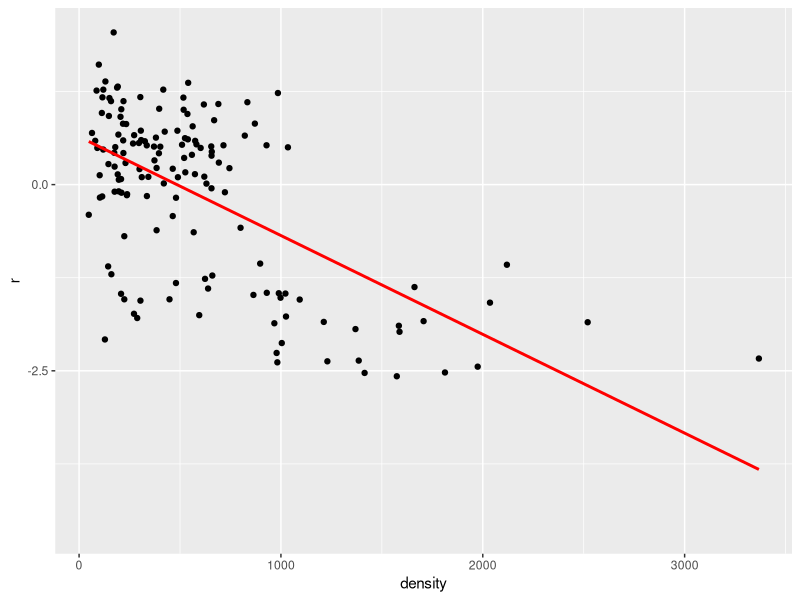
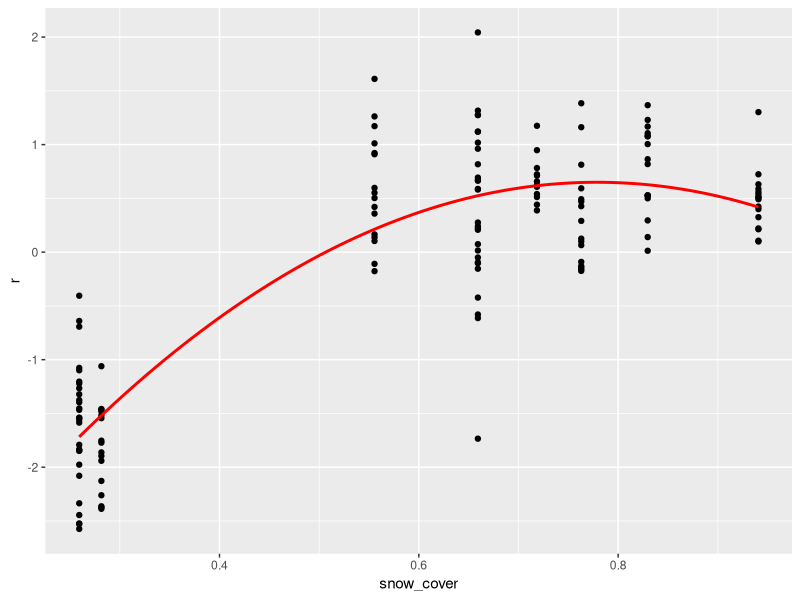
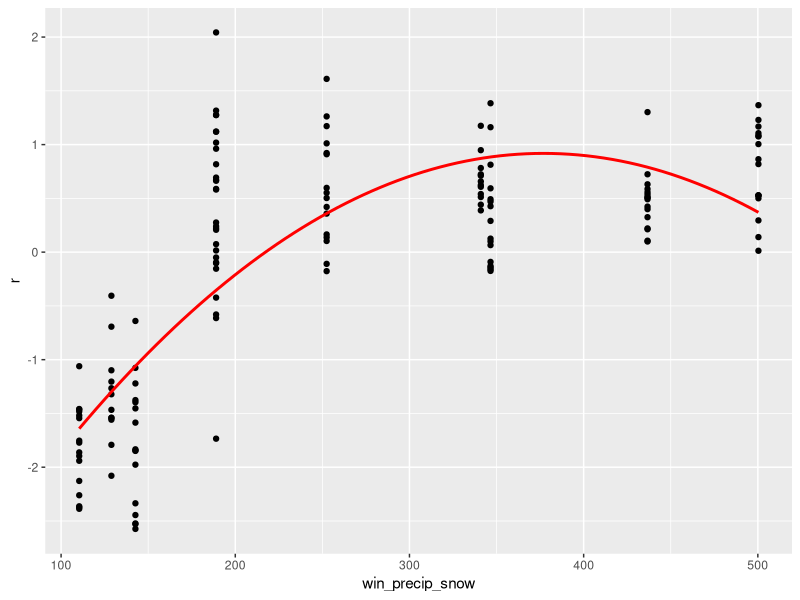
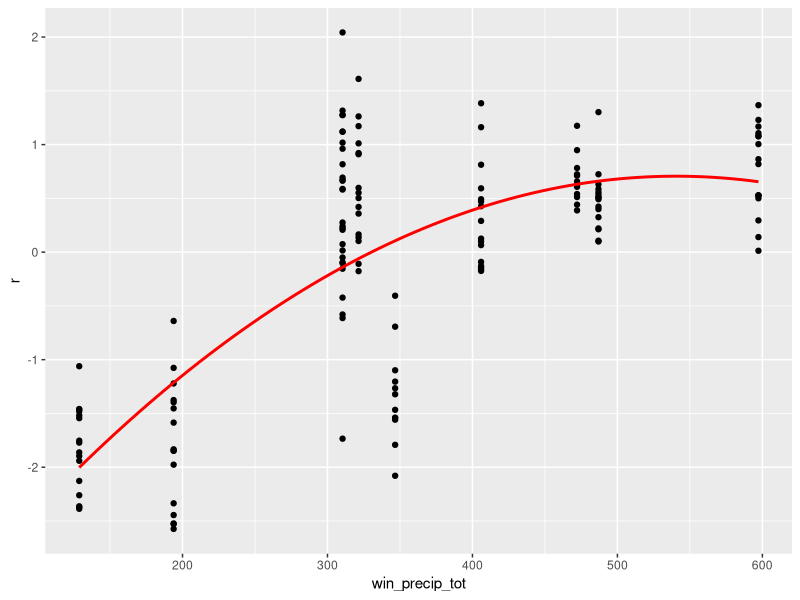
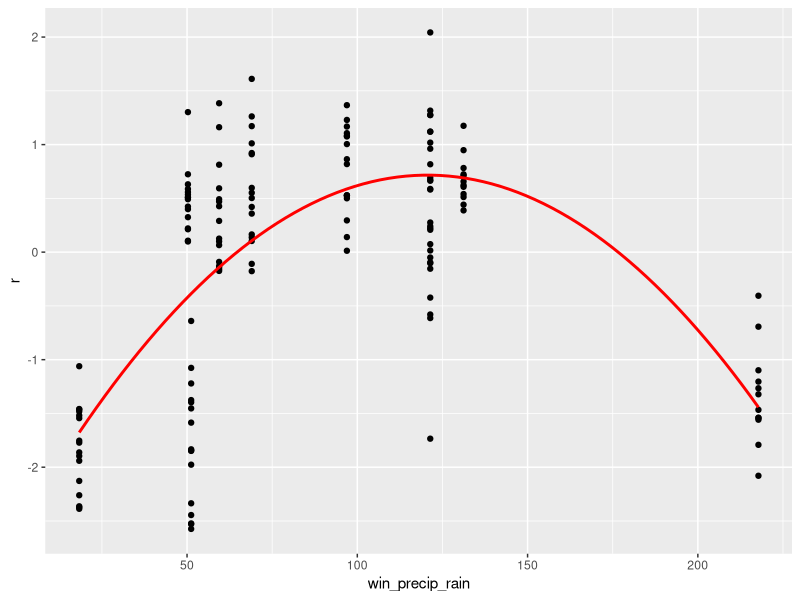
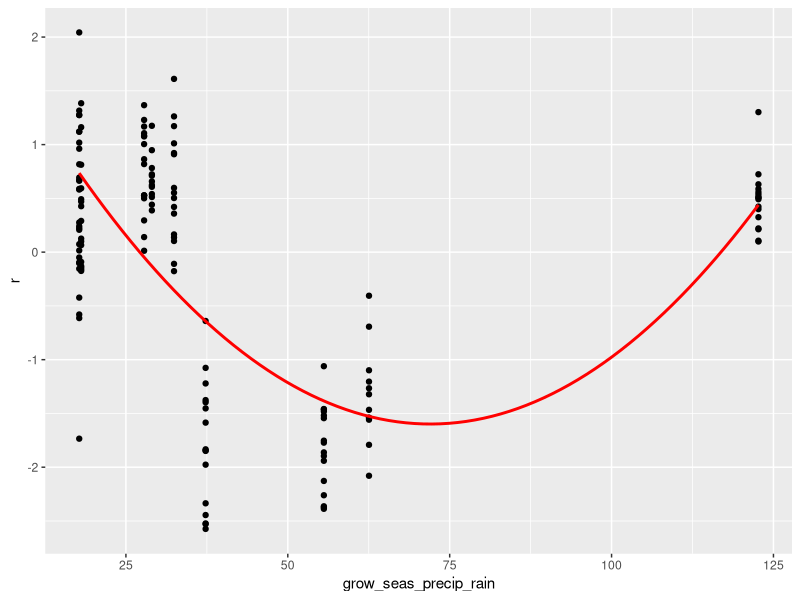

Write the R code that produced these figures, in order.
## ---- chunk 1
knitr::opts_chunk$set(echo = TRUE)
## ---- chunk 2
# Preliminaries -----------------------------------------------------------
library(tidyverse)

# Get input data ----------------------------------------------------------
df <- read.table(file="../CleanData/Bromus_Clean_V2_Aug-28-19.csv",
                 sep=",",header=TRUE,stringsAsFactors=FALSE)
df <- df[,-ncol(df)]                 # remove empty final column
df_clean <- df[complete.cases(df),]  # remove 4 missing lambda

df_preds <- df_clean[,8:18]           # create dataframe of predictor variables
df_clean$r <- log(df_clean$Lambda)    # create response variable r from log(lambda)
## ---- chunk 3
# Function Model Fit ------------------------------------------------------
# inputs: response variable, predictor variable
# outputs: adjusted r2 for linear and quadratic regression models

quad_fit <- function(x=df_clean$Snow.Cover, y=df_clean$r){
  M1 <- summary(lm(y~x))
  M2 <- summary(lm(y~poly(x,2,raw=TRUE)))
  return(c(M1$adj.r.squared,M2$adj.r.squared))
}
# -------------------------------------------------------------------------
# map all predictor variables to quad_fit
summary_df <- map(df_preds,quad_fit,y=df_clean$r)

# put into a summary data frame and add column labels
summary_df <- t(bind_rows(summary_df))
colnames(summary_df) <- c("Linear","Quadratic")
# -------------------------------------------------------------------------
## ---- chunk 4
print(summary_df)
## ---- chunk 5
# best variables are:
# snow.cover (6)
# winter precip snow (7)
# winter precip total (11)
# winter precip rain (8)
# growing season precip rain (3)
# density (1)
best_preds <- df_preds[,c(6,7,11,8,3,1)]
  
y <- df_clean$r
x_1 <- best_preds[,1]
x_2 <- best_preds[,2]
x_3 <- best_preds[,3]
x_4 <- best_preds[,4]
x_5 <- best_preds[,5]
x_6 <- best_preds[,6]

final_df <- data.frame(r=y,
                       snow_cover=x_1,
                       win_precip_snow=x_2,
                       win_precip_tot=x_3,
                       win_precip_rain=x_4,
                       grow_seas_precip_rain=x_5,
                       density=x_6)

model_dd <- summary(lm(data=final_df,r~density))
print(model_dd)
ggplot(data=final_df,aes(x=density,y=r)) +
  geom_point() +
  stat_smooth(method="lm", se=TRUE, fill=NA,
                formula=y ~ poly(x, 1, raw=TRUE),colour="red") 
## ---- chunk 6
model_snow_cover <- summary(lm(data=final_df,r~poly(snow_cover,2)))
print(model_snow_cover)
ggplot(data=final_df,aes(x=snow_cover,y=r)) +
  geom_point() +
  stat_smooth(method="lm", se=TRUE, fill=NA,
                formula=y ~ poly(x, 2, raw=TRUE),colour="red") 
## ---- chunk 7
model_win_precip <- summary(lm(data=final_df,r~poly(win_precip_snow,2)))
print(model_win_precip)
ggplot(data=final_df,aes(x=win_precip_snow,y=r)) +
  geom_point() +
  stat_smooth(method="lm", se=TRUE, fill=NA,
                formula=y ~ poly(x, 2, raw=TRUE),colour="red") 
## ---- chunk 8
model_win_precip_tot <- summary(lm(data=final_df,r~poly(win_precip_tot,2)))
print(model_win_precip_tot)
ggplot(data=final_df,aes(x=win_precip_tot,y=r)) +
  geom_point() +
  stat_smooth(method="lm", se=TRUE, fill=NA,
                formula=y ~ poly(x, 2, raw=TRUE),colour="red") 
## ---- chunk 9
model_win_precip_rain <- summary(lm(data=final_df,r~poly(win_precip_rain,2)))
print(model_win_precip_rain)
ggplot(data=final_df,aes(x=win_precip_rain,y=r)) +
  geom_point() +
  stat_smooth(method="lm", se=TRUE, fill=NA,
                formula=y ~ poly(x, 2, raw=TRUE),colour="red") 
## ---- chunk 10
model_grow_seas_precip_rain <- summary(lm(data=final_df,r~poly(grow_seas_precip_rain,2)))
print(model_grow_seas_precip_rain)
ggplot(data=final_df,aes(x=grow_seas_precip_rain,y=r)) +
  geom_point() +
  stat_smooth(method="lm", se=TRUE, fill=NA,
                formula=y ~ poly(x, 2, raw=TRUE),colour="red") 
## ---- chunk 11
model_saturated <- summary(lm(data=final_df,r~poly(snow_cover,2, raw=TRUE) +
                                              poly(win_precip_snow,2, raw=TRUE) +
                                              poly(win_precip_tot,2, raw=TRUE) +
                                              poly(win_precip_rain,2, raw=TRUE) +
                                              poly(grow_seas_precip_rain,2, raw=TRUE) +
                                              poly(density,1))) 
                                              
print(model_saturated)
## ---- chunk 12
model_reduced <- summary(lm(data=final_df,r~poly(snow_cover,2, raw=TRUE) +
                                              poly(win_precip_snow,2, raw=TRUE) +
                                              poly(win_precip_tot,2, raw=TRUE) +
                                              poly(density,1))) 
                                              
print(model_reduced)
## ---- chunk 13
model_reduced2 <- summary(lm(data=final_df,r~poly(snow_cover,2, raw=TRUE) +
                                              poly(win_precip_rain,2, raw=TRUE) +
                                              poly(density,1))) 
                                              
print(model_reduced2)
